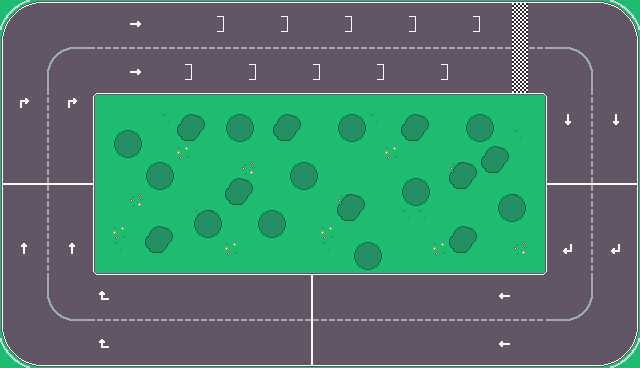

A level layout from a 2D game, rendered from its tile map. Below: a short description, then the map file with tile-grid data replaced by summaries:
An orthogonal 40x23 tile map with 16x16 px tiles, 2 tile layers (Capa de patrones 1, Extras) and 10 objects.

<map version="1.10" tiledversion="1.11.0" orientation="orthogonal" renderorder="right-down" width="40" height="23" tilewidth="16" tileheight="16" infinite="0" nextlayerid="6" nextobjectid="80">
 <properties>
  <property name="Draw" type="bool" value="true" />
 </properties>
 <tileset firstgid="1" name="TilesetV2" tilewidth="16" tileheight="16" tilecount="475" columns="19">
  <image source="TilesetV2.png" width="304" height="400" />
 </tileset>
 <layer id="1" name="Capa de patrones 1" width="40" height="23">
  <properties>
   <property name="Draw" type="bool" value="true" />
  </properties>
  <data>[920 cells, 920 non-empty, 156 distinct tile ids]</data>
 </layer>
 <layer id="4" name="Extras" width="40" height="23">
  <properties>
   <property name="Draw" type="bool" value="true" />
  </properties>
  <data>[920 cells, 128 non-empty, 25 distinct tile ids]</data>
 </layer>
 <objectgroup id="2" name="Collisions">
  <object id="66" x="96" y="96">
   <polygon points="0,0 0,176 448,176 448,0" />
  </object>
  <object id="67" x="32" y="0">
   <polygon points="0,0 576,0 594.727,14.2727 608,32 608,336 594.364,354.273 576,368 0,368 -18,354.091 -32,336 -32,32 -18.0909,14 -102,-78 -134.167,-55.8333 -107.458,444.167 691,471.333 673.667,-101.333 -78.3333,-86.6667 -19.125,14.5" />
  </object>
 </objectgroup>
 <objectgroup id="5" name="Direction">
  <object id="76" x="0" y="0" width="96" height="96">
   <properties>
    <property name="Direction" type="int" value="2" />
   </properties>
  </object>
  <object id="77" x="544" y="0" width="96" height="96">
   <properties>
    <property name="Direction" type="int" value="3" />
   </properties>
  </object>
  <object id="78" x="544" y="272" width="96" height="96">
   <properties>
    <property name="Direction" type="int" value="4" />
   </properties>
  </object>
  <object id="79" x="0" y="272" width="96" height="96">
   <properties>
    <property name="Direction" type="int" value="1" />
   </properties>
  </object>
 </objectgroup>
 <objectgroup id="3" name="Sensors">
  <object id="59" x="512" y="0" width="16" height="96">
   <properties>
    <property name="finishLine" type="bool" value="true" />
   </properties>
  </object>
  <object id="60" x="544" y="182.333" width="96" height="3" />
  <object id="61" x="310.333" y="272" width="3" height="96" />
  <object id="62" x="0" y="182.333" width="96" height="3" />
 </objectgroup>
</map>
